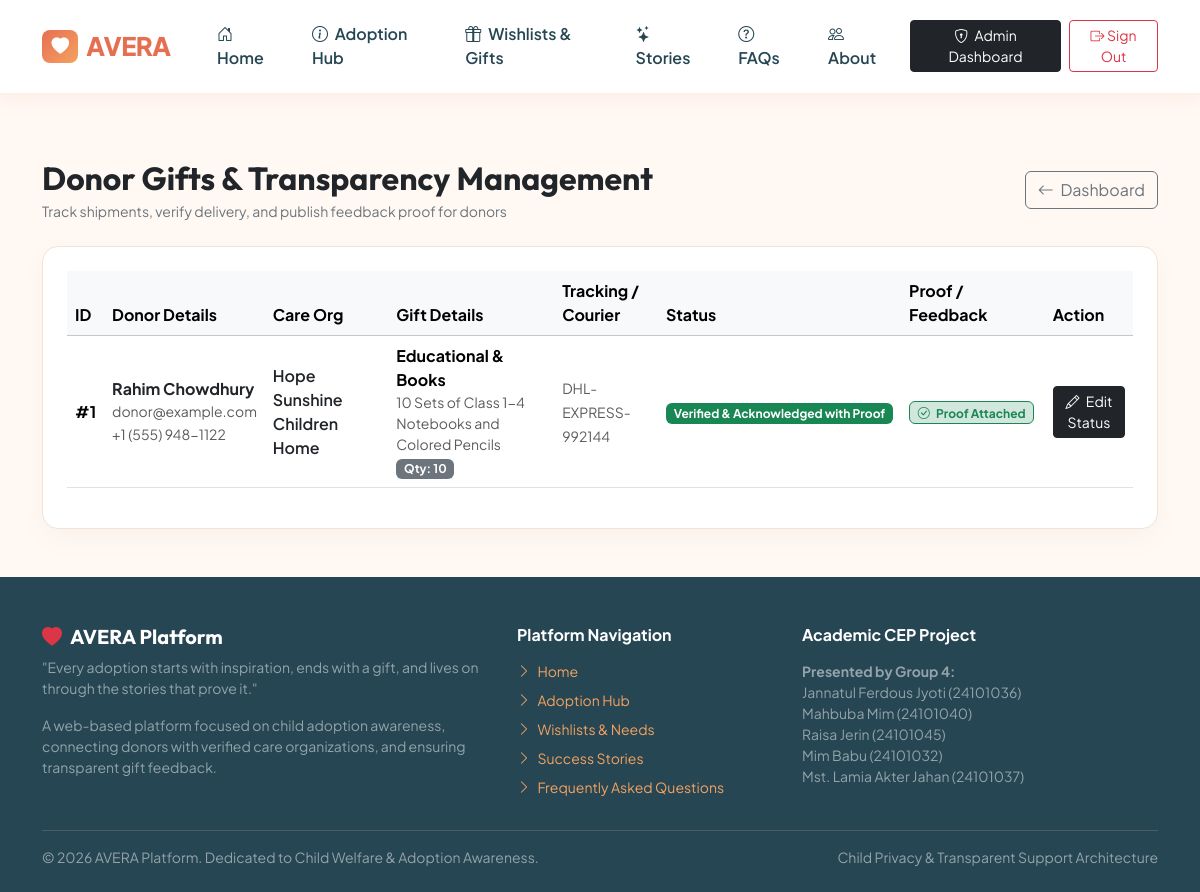
Screenshot of /admin-portal/gifts/ (signed in) with the database file from the repository.
### core/models.py (models this page shows, shortened)
class Gift(models.Model):
    GIFT_TYPE_CHOICES = (
        ('Books_Stationery', 'Educational & Books'),
        ('Clothes', 'Clothing & Footwear'),
        ('Toys_Games', 'Toys & Recreation'),
        ('Health_Nutrition', 'Nutrition & Health Supplies'),
        ('Other', 'Other Support'),
    )
    STATUS_CHOICES = (
        ('Pledged', 'Pledged by Donor'),
        ('Dispatched', 'Dispatched / In Transit'),
        ('Received', 'Received by Organization'),
        ('Acknowledged', 'Verified & Acknowledged with Proof'),
    )
    donor = models.ForeignKey(
        settings.AUTH_USER_MODEL,
        on_delete=models.CASCADE,
        related_name="gifts",
        verbose_name="Donor"
    )
    organization = models.ForeignKey(
        CareOrganization,
        on_delete=models.CASCADE,
        related_name="received_gifts",
        verbose_name="Care Organization"
    )
    wishlist_item = models.ForeignKey(
        Wishlist,
        on_delete=models.SET_NULL,
        null=True,
        blank=True,
        related_name="pledges",
        verbose_name="Matched Wishlist Item"
    )
    gift_type = models.CharField(max_length=30, choices=GIFT_TYPE_CHOICES)
    description = models.TextField(verbose_name="Gift Description")
    quantity = models.PositiveIntegerField(default=1, verbose_name="Quantity")
    status = models.CharField(max_length=20, choices=STATUS_CHOICES, default='Pledged')
    tracking_reference = models.CharField(max_length=100, blank=True, verbose_name="Courier / Tracking Ref")
    created_at = models.DateTimeField(auto_now_add=True)
    class Meta:
        verbose_name = "Gift / Support"
        verbose_name_plural = "Gifts / Supports"

class CareOrganization(models.Model):
    VERIFICATION_STATUS = (
        ('Pending', 'Pending Verification'),
        ('Verified', 'Verified Organization'),
        ('Rejected', 'Rejected'),
    )
    name = models.CharField(max_length=200, verbose_name="Organization Name")
    address = models.TextField(verbose_name="Address")
    phone = models.CharField(max_length=30, verbose_name="Phone")
    email = models.EmailField(verbose_name="Email")
    description = models.TextField(verbose_name="Description")
    verification_status = models.CharField(
        max_length=20,
        choices=VERIFICATION_STATUS,
        default='Verified',
        verbose_name="Verification Status"
    )
    website = models.URLField(blank=True, null=True, verbose_name="Website")
    created_at = models.DateTimeField(auto_now_add=True)
    class Meta:
        verbose_name = "Care Organization"
        verbose_name_plural = "Care Organizations"

### accounts/models.py (models this page shows, shortened)
class User(AbstractBaseUser, PermissionsMixin):
    ROLE_CHOICES = (
        ('USER', 'User / Donor'),
        ('ADMIN', 'System Administrator'),
    )
    USER_TYPE_CHOICES = (
        ('donor', 'Supporter / Donor'),
        ('adopter', 'Prospective Adopter'),
        ('volunteer', 'Volunteer'),
    )
    email = models.EmailField(unique=True, verbose_name="Email Address")
    first_name = models.CharField(max_length=60, verbose_name="First Name")
    last_name = models.CharField(max_length=60, verbose_name="Last Name")
    phone = models.CharField(max_length=20, verbose_name="Phone Number", blank=True)
    address = models.TextField(blank=True, verbose_name="Address")
    role = models.CharField(max_length=10, choices=ROLE_CHOICES, default='USER', verbose_name="Role")
    user_type = models.CharField(max_length=20, choices=USER_TYPE_CHOICES, default='donor', verbose_name="User Type")
    is_active = models.BooleanField(default=True)
    is_staff = models.BooleanField(default=False)
    date_joined = models.DateTimeField(default=timezone.now)
    objects = CustomUserManager()
    USERNAME_FIELD = 'email'
    REQUIRED_FIELDS = ['first_name', 'last_name']
    class Meta:
        verbose_name = 'User'
        verbose_name_plural = 'Users'
        ordering = ['-date_joined']
    def get_full_name(self):
        return f"{self.first_name} {self.last_name}".strip() or self.email

### core/views.py (the view)
# urls.py: path('admin-portal/gifts/', views.admin_manage_gifts, name='admin_manage_gifts'),
@user_passes_test(is_admin_check, login_url='admin_login')
def admin_manage_gifts(request):
    gifts = Gift.objects.all().order_by('-created_at')
    return render(request, 'core/admin_manage_gifts.html', {'gifts': gifts})

### accounts/authentication.py (called while the page is built)
    def get_user(self, user_id):
        try:
            return User.objects.get(pk=user_id)
        except User.DoesNotExist:
            return None

### core/views.py (called while the page is built)
def is_admin_check(user):
    return user.is_authenticated and (user.role == 'ADMIN' or user.is_staff or user.is_superuser)

### templates/core/admin_manage_gifts.html (shortened to what this page needs)
{% extends 'base.html' %}
{% block content %}
<div class="container py-5">
    <div class="d-flex justify-content-between align-items-center mb-4">
        <div>
            <h2 class="fw-bold text-dark mb-1">Donor Gifts & Transparency Management</h2>
            <p class="text-secondary small mb-0">Track shipments, verify delivery, and publish feedback proof for donors</p>
        </div>
        <a href="{% url 'admin_dashboard' %}" class="btn btn-outline-secondary">
            <i class="bi bi-arrow-left me-1"></i> Dashboard
        </a>
    </div>
    <div class="card card-avera p-4">
        <div class="table-responsive">
            <table class="table table-hover align-middle">
                <thead class="table-light">
                    <tr>
                        <th>ID</th>
                        <th>Donor Details</th>
                        <th>Care Org</th>
                        <th>Gift Details</th>
                        <th>Tracking / Courier</th>
                        <th>Status</th>
                        <th>Proof / Feedback</th>
                        <th>Action</th>
                    </tr>
                </thead>
                <tbody>
                    {% for gift in gifts %}
                        <tr>
                            <td><strong>#{{ gift.id }}</strong></td>
                            <td>
                                <div class="fw-bold text-dark">{{ gift.donor.get_full_name }}</div>
                                <div class="small text-muted">{{ gift.donor.email }}</div>
                                <small class="text-muted">{{ gift.donor.phone }}</small>
                            </td>
                            <td>
                                <div class="fw-semibold text-dark">{{ gift.organization.name }}</div>
                            </td>
                            <td>
                                <div><strong>{{ gift.get_gift_type_display }}</strong></div>
                                <div class="small text-muted">{{ gift.description }}</div>
                                <span class="badge bg-secondary">Qty: {{ gift.quantity }}</span>
                            </td>
                            <td>
                                <small class="text-muted">{{ gift.tracking_reference|default:"Not specified" }}</small>
                            </td>
                            <td>
                                <span class="badge {% if gift.status == 'Acknowledged' %}bg-success{% elif gift.status == 'Pledged' %}bg-warning text-dark{% else %}bg-primary{% endif %}">
                                    {{ gift.get_status_display }}
                                </span>
                            </td>
                            <td>
                                {% if gift.proof_feedback %}
                                    <span class="badge bg-success-subtle text-success border border-success">
                                        <i class="bi bi-check-circle me-1"></i> Proof Attached
                                    </span>
                                {% else %}
                                    <span class="badge bg-warning-subtle text-warning-emphasis border">Pending</span>
                                {% endif %}
                            </td>
                            <td>
                                <a href="{% url 'admin_update_gift_status' gift.id %}" class="btn btn-sm btn-dark">
                                    <i class="bi bi-pencil me-1"></i> Edit Status
                                </a>
                            </td>
                        </tr>
                    {% empty %}
                        <tr>
                            <td colspan="8" class="text-center py-4 text-muted">No donor gifts registered yet.</td>
                        </tr>
                    {% endfor %}
                </tbody>
            </table>
        </div>
    </div>
</div>
{% endblock %}

### templates/base.html (style rules this page uses)
:root { --brand-primary: #E76F51; --brand-primary-hover: #D65A3D; --brand-secondary: #F4A261; --brand-sand: #E9C46A; --brand-teal: #2A9D8F; --brand-dark: #264653; --brand-light: #FFF8F3; --brand-card-bg: #FFFFFF; --brand-border: #F2E3D5; }
body { font-family: 'Plus Jakarta Sans', sans-serif; background-color: var(--brand-light); color: #333333; min-height: 100vh; display: flex; flex-direction: column; }
h1, h2, h3, h4, h5, .brand-font { font-family: 'Outfit', sans-serif; }
.card-avera { background: #FFFFFF; border-radius: 16px; border: 1px solid var(--brand-border); box-shadow: 0 10px 30px rgba(0, 0, 0, 0.03); transition: transform 0.2s ease, box-shadow 0.2s ease; }

### rows the page displays
Gift: id "1", donor.get_full_name "Rahim Chowdhury", donor.email "donor@example.com", donor.phone "+1 (555) 948-1122", organization.name "Hope Sunshine Children Home", gift_type "Educational & Books", description "10 Sets of Class 1-4 Notebooks and Colored Pencils", quantity "10", tracking_reference "DHL-EXPRESS-992144", status "Verified & Acknowledged with Proof", shows "Proof Attached"
